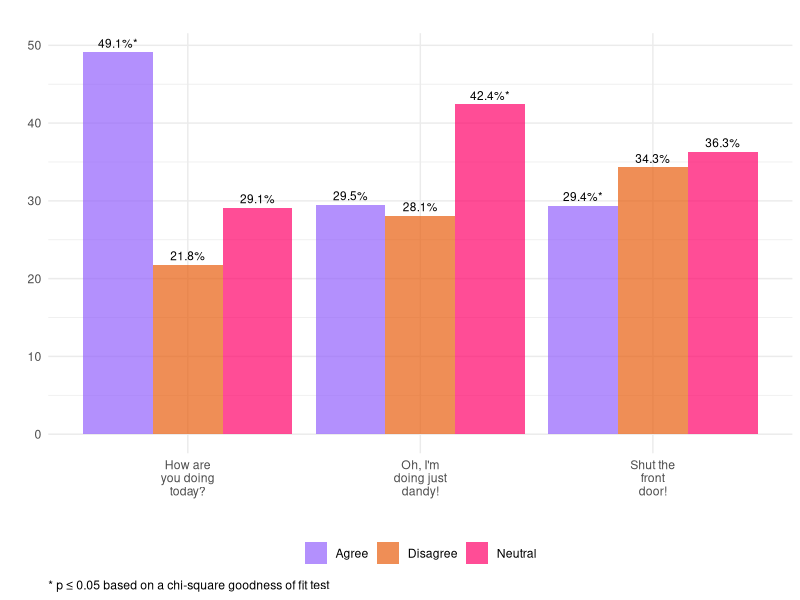

Write the R code that produced this figure.
## ---- chunk 1
# Import dependencies
library(dplyr)
library(ggplot2)
library(ggtext)
library(stringr)
library(tidyr)
## ---- chunk 2
# This function renders a grouped bar plot of all nominal vectors inputted
render_props <- function(x) {
  
  # This function runs a chi-square goodness of fit test and computes props for a nominal vector
  get_props <- function(x, label) {
    
    # Run Chi-square goodness of fit test
    test <- chisq.test(
      x = x %>%
        table %>% 
        unname
    )
    
    # Compute props
    props <- x %>% 
      table %>%
      prop.table %>%
      as_tibble %>%
      rename(level = ".", prop = n) %>%
      mutate(
        item = label,
        prop = round(prop * 100, 1),
        stat_sig = ""
      ) %>%
      relocate(item, .before = level)
    
    # If stat sig
    if(test$p.value <= 0.05) {
      
      # Identify prop with largest residual
      largest_residual <- which(abs(test$residuals) == max(abs(test$residuals)))
      
      # Add asterisk to stat_sig vector row with largest residual
      props$stat_sig[largest_residual] <- "*"
      
    }
    
    return(props)
    
  }
  
  # Wrap vector names if too long
  names(x) <- str_wrap(
    string = names(x),
    width = 10
  )

  # Pivot all nominal vectors long, then run each vector through the get_props function
  df <- x %>%
    pivot_longer(cols = all_of(names(x))) %>%
    group_by(name) %>%
    reframe(get_props(value, unique(name))) %>%
    ungroup() %>%
    mutate(
      item = factor(
        x = item,
        levels = all_of(names(x))
      )
    )
  
  # Render bar plot
  ggplot(
    data = df,
    mapping = aes(
      x = item, 
      y = prop, 
      fill = level,
      label = paste0(format(prop, nsmall = 1), "%", stat_sig)
    )
  ) + 
    geom_bar(stat = "identity", position = "dodge", alpha = 0.7) +
    geom_text(
      position = position_dodge(width = 0.9),
      aes(vjust = -0.5), 
      size = 3
    ) +
    scale_fill_manual(values = c("#9260fc", "#e85e0d", "#ff0169")) +
    labs(
      title = "",
      x = "", 
      y = "",
      caption = "&ast; p &le; 0.05 based on a chi-square goodness of fit test"
    ) +
    theme_minimal() +
    theme(
      legend.position = "bottom",
      legend.title = element_blank(),
      plot.caption = element_markdown(hjust = 0)
    )
  
} 
## ---- chunk 3
# Create fake data
df <- tibble(
  `How are you doing today?` = sample(
    x = c("Agree", "Disagree", "Neutral"),
    size = 1000,
    replace = TRUE,
    prob = c(0.5, 0.2, 0.3)
  ),
  `Oh, I'm doing just dandy!` = sample(
    x = c("Agree", "Disagree", "Neutral"),
    size = 1000,
    replace = TRUE,
    prob = c(0.3, 0.27, 0.43)
  ),
  `Shut the front door!` = sample(
    x = c("Agree", "Disagree", "Neutral"),
    size = 1000,
    replace = TRUE,
    prob = c(0.32, 0.33, 0.35)
  )
)
## ---- chunk 4
render_props(
  x = df %>% 
    select(
      `How are you doing today?`, 
      `Oh, I'm doing just dandy!`, 
      `Shut the front door!`
    )
)
